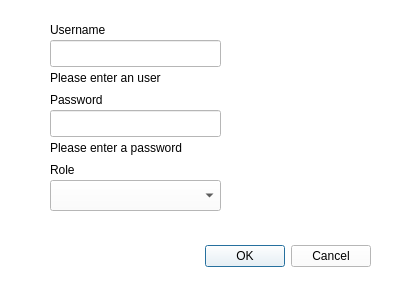
<?xml version="1.0" encoding="UTF-8"?>
<ui version="4.0">
 <class>addUserWindow</class>
 <widget class="QDialog" name="addUserWindow">
  <property name="geometry">
   <rect>
    <x>0</x>
    <y>0</y>
    <width>400</width>
    <height>300</height>
   </rect>
  </property>
  <property name="windowTitle">
   <string>Dialog</string>
  </property>
  <property name="styleSheet">
   <string notr="true">background-color: rgb(255, 255, 255);</string>
  </property>
  <widget class="QDialogButtonBox" name="buttonBox">
   <property name="geometry">
    <rect>
     <x>30</x>
     <y>240</y>
     <width>341</width>
     <height>32</height>
    </rect>
   </property>
   <property name="styleSheet">
    <string notr="true">color: rgb(0, 0, 0);</string>
   </property>
   <property name="orientation">
    <enum>Qt::Orientation::Horizontal</enum>
   </property>
   <property name="standardButtons">
    <set>QDialogButtonBox::StandardButton::Cancel|QDialogButtonBox::StandardButton::Ok</set>
   </property>
  </widget>
  <widget class="QLabel" name="usernameMessage">
   <property name="geometry">
    <rect>
     <x>50</x>
     <y>70</y>
     <width>291</width>
     <height>16</height>
    </rect>
   </property>
   <property name="styleSheet">
    <string notr="true">font: 8pt &quot;Adwaita Sans&quot;;
color: rgb(0, 0, 0);</string>
   </property>
   <property name="text">
    <string>Please enter an user</string>
   </property>
  </widget>
  <widget class="QLabel" name="passwordMessage">
   <property name="geometry">
    <rect>
     <x>50</x>
     <y>140</y>
     <width>291</width>
     <height>16</height>
    </rect>
   </property>
   <property name="styleSheet">
    <string notr="true">font: 8pt &quot;Adwaita Sans&quot;;
color: rgb(0, 0, 0);</string>
   </property>
   <property name="text">
    <string>Please enter a password</string>
   </property>
  </widget>
  <widget class="QLabel" name="label_4">
   <property name="geometry">
    <rect>
     <x>50</x>
     <y>20</y>
     <width>70</width>
     <height>19</height>
    </rect>
   </property>
   <property name="styleSheet">
    <string notr="true">color: rgb(0, 0, 0);</string>
   </property>
   <property name="text">
    <string>Username</string>
   </property>
  </widget>
  <widget class="QLabel" name="label_3">
   <property name="geometry">
    <rect>
     <x>50</x>
     <y>90</y>
     <width>70</width>
     <height>19</height>
    </rect>
   </property>
   <property name="styleSheet">
    <string notr="true">color: rgb(0, 0, 0);</string>
   </property>
   <property name="text">
    <string>Password</string>
   </property>
  </widget>
  <widget class="QLineEdit" name="usernameInput">
   <property name="geometry">
    <rect>
     <x>50</x>
     <y>40</y>
     <width>171</width>
     <height>27</height>
    </rect>
   </property>
   <property name="styleSheet">
    <string notr="true">color: rgb(0, 0, 0);
background-color: rgb(255, 255, 255);</string>
   </property>
   <property name="text">
    <string/>
   </property>
  </widget>
  <widget class="QLineEdit" name="passwordInput">
   <property name="geometry">
    <rect>
     <x>50</x>
     <y>110</y>
     <width>171</width>
     <height>27</height>
    </rect>
   </property>
   <property name="styleSheet">
    <string notr="true">color: rgb(0, 0, 0);
background-color: rgb(255, 255, 255);</string>
   </property>
   <property name="text">
    <string/>
   </property>
  </widget>
  <widget class="QComboBox" name="rolesComboBox">
   <property name="geometry">
    <rect>
     <x>50</x>
     <y>180</y>
     <width>171</width>
     <height>31</height>
    </rect>
   </property>
   <property name="styleSheet">
    <string notr="true">background-color: rgb(255, 255, 255);
border-color: rgb(0, 0, 0);
color: rgb(0, 0, 0);</string>
   </property>
  </widget>
  <widget class="QLabel" name="label_5">
   <property name="geometry">
    <rect>
     <x>50</x>
     <y>160</y>
     <width>70</width>
     <height>19</height>
    </rect>
   </property>
   <property name="styleSheet">
    <string notr="true">color: rgb(0, 0, 0);</string>
   </property>
   <property name="text">
    <string>Role</string>
   </property>
  </widget>
 </widget>
 <resources/>
 <connections>
  <connection>
   <sender>buttonBox</sender>
   <signal>accepted()</signal>
   <receiver>addUserWindow</receiver>
   <slot>accept()</slot>
   <hints>
    <hint type="sourcelabel">
     <x>248</x>
     <y>254</y>
    </hint>
    <hint type="destinationlabel">
     <x>157</x>
     <y>274</y>
    </hint>
   </hints>
  </connection>
  <connection>
   <sender>buttonBox</sender>
   <signal>rejected()</signal>
   <receiver>addUserWindow</receiver>
   <slot>reject()</slot>
   <hints>
    <hint type="sourcelabel">
     <x>316</x>
     <y>260</y>
    </hint>
    <hint type="destinationlabel">
     <x>286</x>
     <y>274</y>
    </hint>
   </hints>
  </connection>
 </connections>
</ui>
